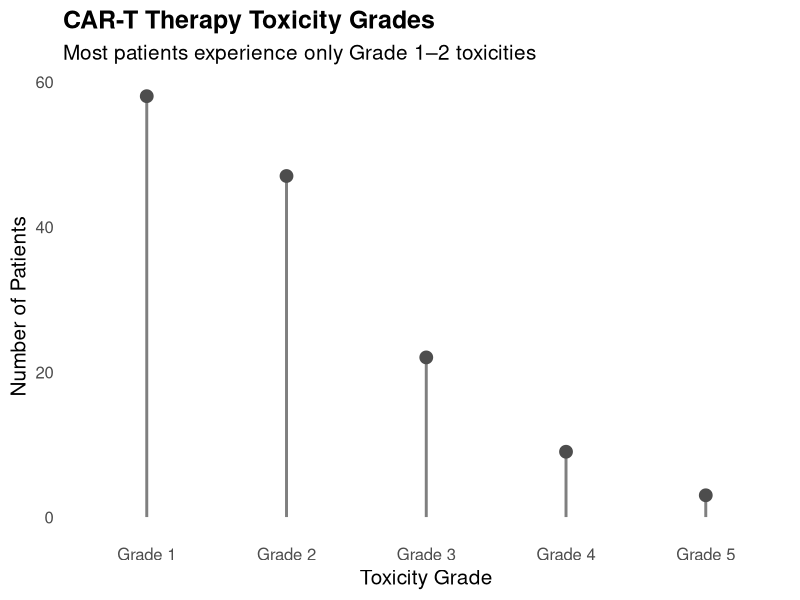
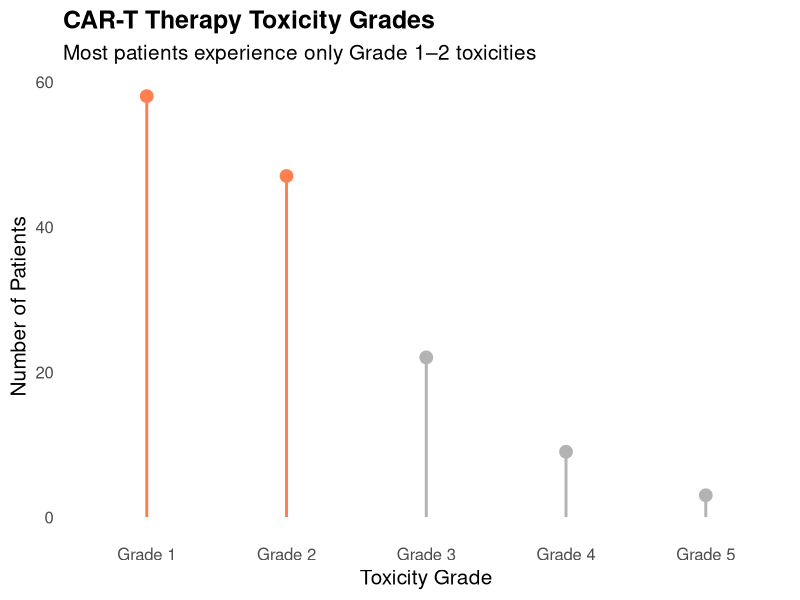
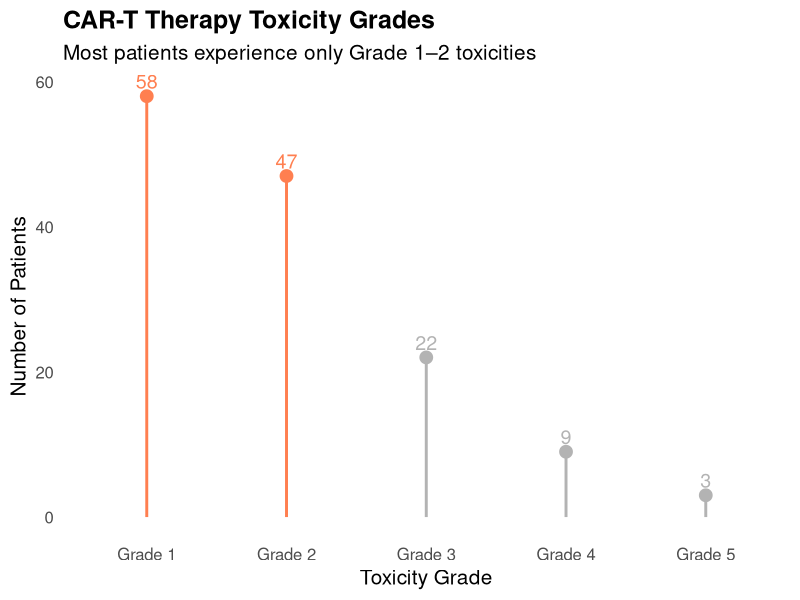
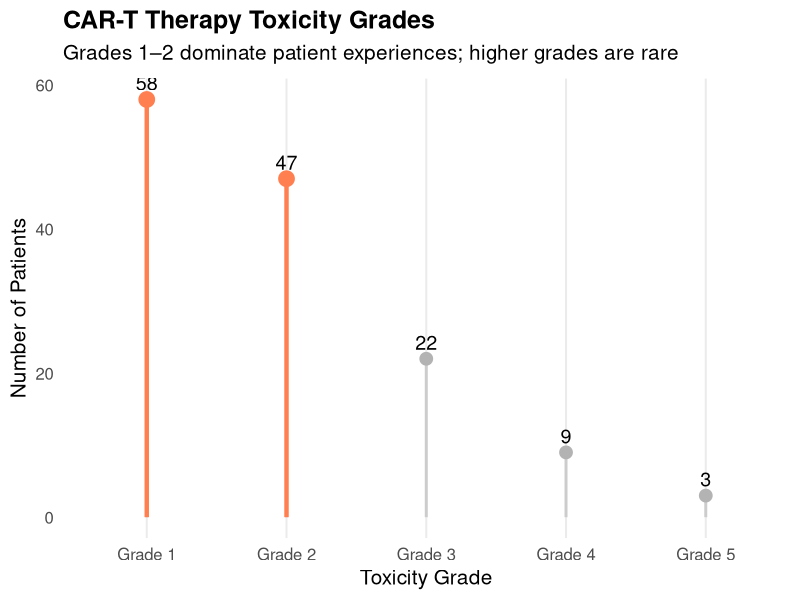

Generate these figures, in order, with R:
## ---- chunk 1
#| fig-width: 8
#| fig-height: 9

# Install/Load Libraries
library(ggplot2)
library(dplyr)

# Simulate data
toxicity_data <- data.frame(
  Toxicity = factor(paste("Grade", 1:5), levels = paste("Grade", 1:5)),
  CRS_Count = c(30, 25, 10, 5, 2),
  Neuro_Count = c(28, 22, 12, 4, 1)
)

# Summarize total events
toxicity_data <- toxicity_data %>%
  mutate(Total_Count = CRS_Count + Neuro_Count)

# Generate grey lollipop plot
ggplot(toxicity_data, aes(x = Toxicity, y = Total_Count)) +
  geom_segment(aes(xend = Toxicity, y = 0, yend = Total_Count), size = 1, color = "grey50") +
  geom_point(size = 4, color = "grey30") +
  labs(
    title = "CAR-T Therapy Toxicity Grades",
    subtitle = "Most patients experience only Grade 1–2 toxicities",
    x = "Toxicity Grade",
    y = "Number of Patients"
  ) +
  theme_minimal(base_size = 15) +
  theme(
    panel.grid = element_blank(),
    plot.title = element_text(face = "bold")
  )



## ---- chunk 2
#| fig-width: 8
#| fig-height: 9

#Install Load/Libraries
library(ggplot2)
library(dplyr)

# Simulate data
toxicity_data <- data.frame(
  Toxicity = factor(paste("Grade", 1:5), levels = paste("Grade", 1:5)),
  CRS_Count = c(30, 25, 10, 5, 2),
  Neuro_Count = c(28, 22, 12, 4, 1)
)

# Summarize total events for simplicity
toxicity_data <- toxicity_data %>%
  mutate(Total_Count = CRS_Count + Neuro_Count,
         Highlight = ifelse(Toxicity %in% c("Grade 1", "Grade 2"), "Highlight", "Other"))

# Generate plot
ggplot(toxicity_data, aes(x = Toxicity, y = Total_Count, color = Highlight)) +
  geom_segment(aes(xend = Toxicity, y = 0, yend = Total_Count), size = 1) +
  geom_point(size = 4) +
  scale_color_manual(values = c("Highlight" = "coral", "Other" = "grey70")) +
  labs(
    title = "CAR-T Therapy Toxicity Grades",
    subtitle = "Most patients experience only Grade 1–2 toxicities",
    x = "Toxicity Grade",
    y = "Number of Patients"
  ) +
  theme_minimal(base_size = 15) +
  theme(
    panel.grid = element_blank(),
    legend.position = "none",
    plot.title = element_text(face = "bold")
  )
## ---- chunk 3
#| fig-width: 8
#| fig-height: 9

#Install Load/Libraries
library(ggplot2)
library(dplyr)

# Simulate data
toxicity_data <- data.frame(
  Toxicity = factor(paste("Grade", 1:5), levels = paste("Grade", 1:5)),
  CRS_Count = c(30, 25, 10, 5, 2),
  Neuro_Count = c(28, 22, 12, 4, 1)
)

# Summarize total events and create highlight for Grades 1–2
toxicity_data <- toxicity_data %>%
  mutate(Total_Count = CRS_Count + Neuro_Count,
         Highlight = ifelse(Toxicity %in% c("Grade 1", "Grade 2"), "Highlight", "Other"))

# Generate plot
ggplot(toxicity_data, aes(x = Toxicity, y = Total_Count, color = Highlight)) +
  geom_segment(aes(xend = Toxicity, y = 0, yend = Total_Count), size = 1) +
  geom_point(size = 4) +
  geom_text(aes(label = Total_Count), vjust = -0.5, size = 5) +  # Optional labels
  scale_color_manual(values = c("Highlight" = "coral", "Other" = "grey70")) +
  labs(
    title = "CAR-T Therapy Toxicity Grades",
    subtitle = "Most patients experience only Grade 1–2 toxicities",
    x = "Toxicity Grade",
    y = "Number of Patients"
  ) +
  theme_minimal(base_size = 15) +
  theme(
    panel.grid = element_blank(),  # minimal gridlines
    legend.position = "none",      # no legend clutter
    plot.title = element_text(face = "bold")
  )

## ---- chunk 4
#| fig-width: 8
#| fig-height: 9

# Install/Load Libraries
library(ggplot2)
library(dplyr)

# Simulate data
toxicity_data <- data.frame(
  Toxicity = factor(paste("Grade", 1:5), levels = paste("Grade", 1:5)),
  CRS_Count = c(30, 25, 10, 5, 2),
  Neuro_Count = c(28, 22, 12, 4, 1)
)

# Summarize total events and flag Grades 1–2 for highlighting
toxicity_data <- toxicity_data %>%
  mutate(
    Total_Count = CRS_Count + Neuro_Count,
    Highlight = ifelse(Toxicity %in% c("Grade 1", "Grade 2"), "Highlight", "Other")
  )

# Generate minimalist, focus-driven plot
ggplot(toxicity_data, aes(x = Toxicity, y = Total_Count)) +
  # Base segments for all grades (light gray for context)
  geom_segment(aes(xend = Toxicity, y = 0, yend = Total_Count),
               color = "grey80", size = 1) +
  
  # Highlighted segments and points for Grades 1–2
  geom_segment(
    data = filter(toxicity_data, Highlight == "Highlight"),
    aes(xend = Toxicity, y = 0, yend = Total_Count),
    color = "coral", size = 1.5
  ) +
  geom_point(
    data = filter(toxicity_data, Highlight == "Highlight"),
    aes(y = Total_Count),
    color = "coral", size = 5
  ) +
  geom_point(
    data = filter(toxicity_data, Highlight == "Other"),
    aes(y = Total_Count),
    color = "grey70", size = 4
  ) +
  
  # Optional labels reinforcing counts
  geom_text(
    aes(label = Total_Count),
    vjust = -0.6,
    size = 5,
    color = "black"
  ) +
  
  # Titles and labels
  labs(
    title = "CAR-T Therapy Toxicity Grades",
    subtitle = "Grades 1–2 dominate patient experiences; higher grades are rare",
    x = "Toxicity Grade",
    y = "Number of Patients"
  ) +
  
  # Minimalist theme: clean grid, no legend, clear text hierarchy
  theme_minimal(base_size = 15) +
  theme(
    panel.grid.major.y = element_blank(),
    panel.grid.minor = element_blank(),
    axis.ticks = element_blank(),
    legend.position = "none",
    plot.title = element_text(face = "bold"),
    plot.subtitle = element_text(margin = margin(b = 10))
  )

